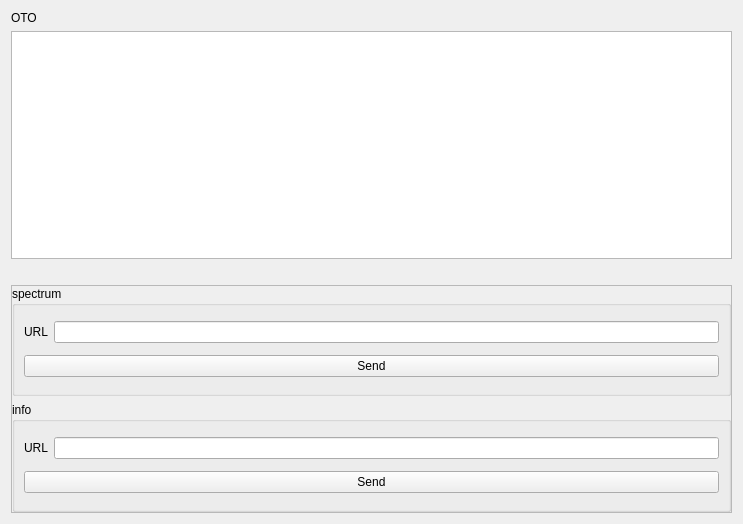
<?xml version="1.0" encoding="UTF-8"?>
<ui version="4.0">
 <class>FormOTO</class>
 <widget class="QWidget" name="FormOTO">
  <property name="geometry">
   <rect>
    <x>0</x>
    <y>0</y>
    <width>743</width>
    <height>524</height>
   </rect>
  </property>
  <property name="windowTitle">
   <string>OTO</string>
  </property>
  <layout class="QGridLayout" name="gridLayout_2">
   <item row="2" column="0">
    <layout class="QHBoxLayout" name="horizontalLayout">
     <item>
      <spacer name="horizontalSpacer">
       <property name="orientation">
        <enum>Qt::Orientation::Horizontal</enum>
       </property>
       <property name="sizeHint" stdset="0">
        <size>
         <width>40</width>
         <height>20</height>
        </size>
       </property>
      </spacer>
     </item>
    </layout>
   </item>
   <item row="3" column="0">
    <widget class="QScrollArea" name="scrollArea">
     <property name="widgetResizable">
      <bool>true</bool>
     </property>
     <widget class="QWidget" name="scrollAreaWidgetContents">
      <property name="geometry">
       <rect>
        <x>0</x>
        <y>0</y>
        <width>723</width>
        <height>223</height>
       </rect>
      </property>
      <layout class="QGridLayout" name="gridLayout">
       <property name="leftMargin">
        <number>0</number>
       </property>
       <property name="topMargin">
        <number>0</number>
       </property>
       <property name="rightMargin">
        <number>0</number>
       </property>
       <property name="bottomMargin">
        <number>0</number>
       </property>
       <item row="0" column="0">
        <layout class="QVBoxLayout" name="verticalLayout">
         <item>
          <widget class="QGroupBox" name="groupBoxSpectrum">
           <property name="title">
            <string>spectrum</string>
           </property>
           <layout class="QGridLayout" name="gridLayout_3">
            <item row="0" column="1">
             <widget class="QLineEdit" name="lineEditURLSpectrum"/>
            </item>
            <item row="1" column="0" colspan="2">
             <widget class="QPushButton" name="btnSendSpectrum">
              <property name="text">
               <string>Send</string>
              </property>
             </widget>
            </item>
            <item row="0" column="0">
             <widget class="QLabel" name="labelURLSpectrum">
              <property name="text">
               <string>URL</string>
              </property>
             </widget>
            </item>
           </layout>
          </widget>
         </item>
         <item>
          <widget class="QGroupBox" name="groupBoxInfo">
           <property name="title">
            <string>info</string>
           </property>
           <layout class="QGridLayout" name="gridLayout_4">
            <item row="0" column="0">
             <widget class="QLabel" name="labelURLInfo">
              <property name="text">
               <string>URL</string>
              </property>
             </widget>
            </item>
            <item row="0" column="1">
             <widget class="QLineEdit" name="lineEditURLInfo"/>
            </item>
            <item row="1" column="0" colspan="2">
             <widget class="QPushButton" name="btnSendInfo">
              <property name="text">
               <string>Send</string>
              </property>
             </widget>
            </item>
           </layout>
          </widget>
         </item>
        </layout>
       </item>
      </layout>
     </widget>
    </widget>
   </item>
   <item row="1" column="0">
    <widget class="QTextBrowser" name="textBrowserData"/>
   </item>
   <item row="0" column="0">
    <widget class="QLabel" name="label">
     <property name="text">
      <string>OTO</string>
     </property>
    </widget>
   </item>
  </layout>
 </widget>
 <resources/>
 <connections/>
</ui>
